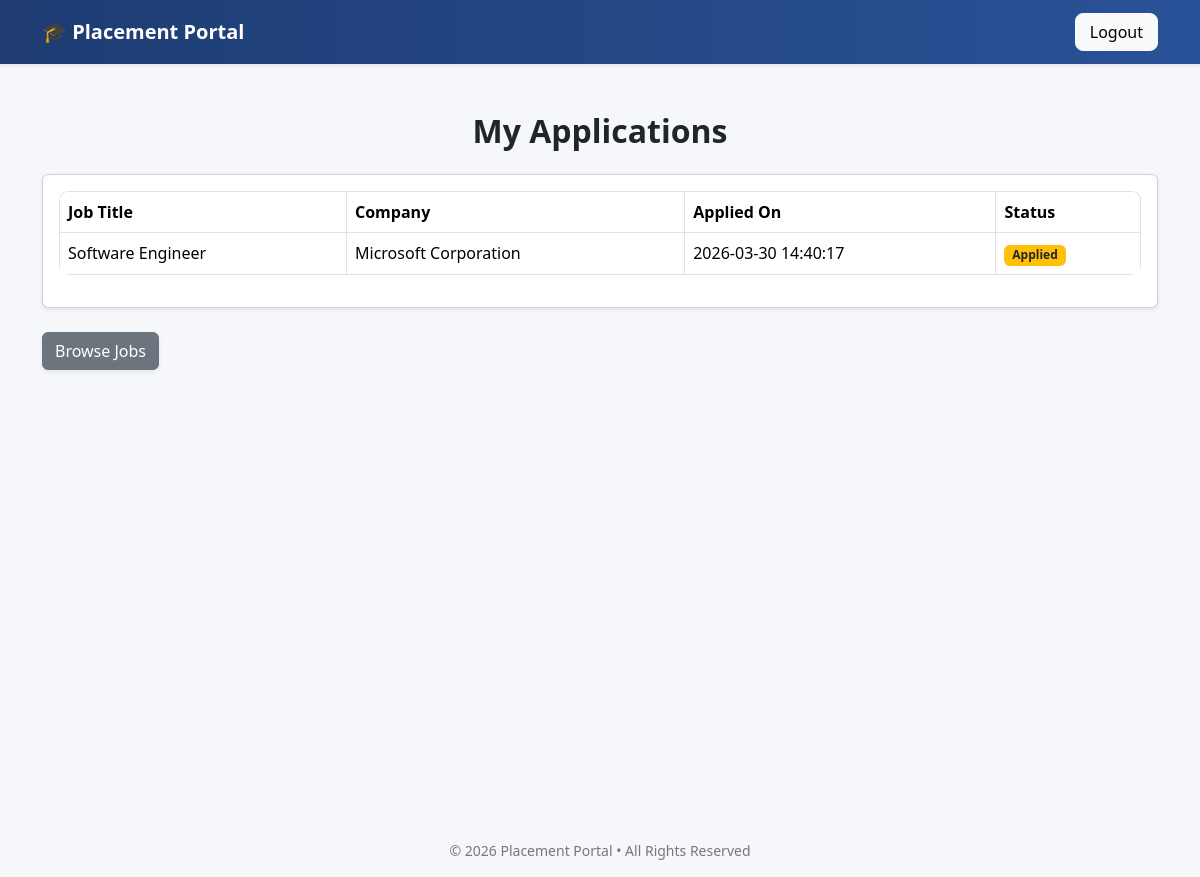
Page /student/my_applications (signed in) on the committed database.
### tables this page shows
CREATE TABLE applications(
        id INTEGER PRIMARY KEY AUTOINCREMENT,
        student_id INTEGER NOT NULL,
        job_id INTEGER NOT NULL,
        applied_on TIMESTAMP DEFAULT CURRENT_TIMESTAMP,
        status TEXT CHECK(status in ('Applied','Interview','Shortlisted','Selected','Rejected','Placed')) DEFAULT 'Applied' NOT NULL,
        UNIQUE(student_id, job_id),
        FOREIGN KEY (student_id) REFERENCES students(id)
        ON DELETE CASCADE 
        ON UPDATE CASCADE,
        FOREIGN KEY (job_id) REFERENCES jobs(id)
        ON DELETE CASCADE 
        ON UPDATE CASCADE
    );

CREATE TABLE jobs(
        id INTEGER PRIMARY KEY AUTOINCREMENT,
        company_id INTEGER NOT NULL,
        title TEXT NOT NULL,
        description TEXT NOT NULL,
        eligibility_criteria TEXT NOT NULL,
        deadline TEXT NOT NULL,
        required_skills TEXT,
        experience_required TEXT,
        salary_range TEXT,
        job_type TEXT CHECK(job_type IN ('Full-time','Internship','Contract')) DEFAULT 'Full-time',
        location TEXT,
        status TEXT CHECK(status in ('Pending','Approved','Closed')) DEFAULT 'Pending' NOT NULL,
        created_at TIMESTAMP DEFAULT CURRENT_TIMESTAMP,
        FOREIGN KEY (company_id) REFERENCES companies(id)
        ON DELETE CASCADE
        ON UPDATE CASCADE
    );

CREATE TABLE companies(
        id INTEGER PRIMARY KEY AUTOINCREMENT,
        company_name TEXT NOT NULL,
        email TEXT UNIQUE NOT NULL,
        hashed_password TEXT NOT NULL,
        hr_contact TEXT NOT NULL,
        website TEXT,
        approval_status TEXT CHECK(approval_status IN ('Pending','Approved','Rejected')) DEFAULT 'Pending' NOT NULL,
        is_blacklisted INTEGER DEFAULT 0 NOT NULL,
        created_at TIMESTAMP DEFAULT CURRENT_TIMESTAMP
    );

### app.py (the view)
@app.route("/student/my_applications") # Student Application Page
@login_required
def my_applications():
    if current_user.role != "student":
        flash("Unauthorized access")
        return redirect(url_for("login"))
    con = sqlite3.connect("placement.db")
    cur = con.cursor()
    cur.execute("""
        SELECT jobs.title,
               companies.company_name,
               applications.applied_on,
               applications.status
        FROM applications
        JOIN jobs ON applications.job_id = jobs.id
        JOIN companies ON jobs.company_id = companies.id
        WHERE applications.student_id = ?
        ORDER BY applications.applied_on DESC
    """, (current_user.actual_id,))
    applications = cur.fetchall()
    con.close()
    return render_template("student_my_applications.html", applications=applications)

### app.py (called while the page is built)
@login_manager.user_loader # Company user loader page
def load_user(user_id):
    try:
        role, actual_id = user_id.split("-")
        return User(int(actual_id), role)
    except (ValueError, AttributeError):
        return None

### templates/student_my_applications.html (shortened to what this page needs)
{% extends "base.html" %}
{% block content %}
<div class="container mt-5">
    <h2 class="mb-4 text-center">My Applications</h2>
    {% if applications %}
        <div class="card shadow-sm">
            <div class="card-body">
                <div class="table-responsive">
                    <table class="table table-bordered align-middle">
                        <thead>
                            <tr>
                                <th>Job Title</th>
                                <th>Company</th>
                                <th>Applied On</th>
                                <th>Status</th>
                            </tr>
                        </thead>
                        <tbody>
                            {% for app in applications %}
                            <tr>
                                <td>{{ app[0] }}</td>
                                <td>{{ app[1] }}</td>
                                <td>{{ app[2] }}</td>
                                <td>
                                    {% if app[3] == "Selected" %}
                                        <span class="badge bg-success">Selected</span>
                                    {% elif app[3] == "Rejected" %}
                                        <span class="badge bg-danger">Rejected</span>
                                    {% elif app[3] == "Shortlisted" %}
                                        <span class="badge bg-primary">Shortlisted</span>
                                    {% else %}
                                        <span class="badge bg-warning text-dark">Applied</span>
                                    {% endif %}
                                </td>
                            </tr>
                            {% endfor %}
                        </tbody>
                    </table>
                </div>
            </div>
        </div>
    {% else %}
        <div class="alert alert-info text-center shadow-sm">
            You have not applied to any jobs yet.
        </div>
    {% endif %}
    <div class="mt-4">
        <a href="{{ url_for('student_jobs') }}" class="btn btn-secondary shadow-sm">
            Browse Jobs
        </a>
    </div>
</div>
{% endblock %}

### static/css/admin.css (style rules this page uses)
body { background-color:#f5f7fb; font-family: 'Segoe UI', Tahoma, Geneva, Verdana, sans-serif; }
h2,h4 { font-weight:600; }
.table { background:white; border-radius:10px; overflow:hidden; }
.table thead { background:#2a5298; color:white; }

### rows in the picture
applications: title "Software Engineer", company_name "Microsoft Corporation", applied_on "2026-03-30 14:40:17", status "Applied"
